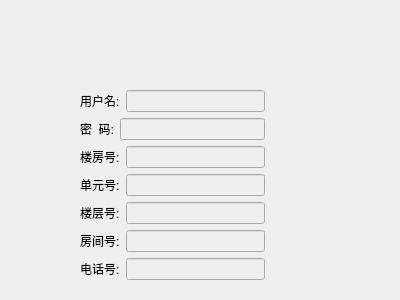
<?xml version="1.0" encoding="UTF-8"?>
<ui version="4.0">
 <class>userinfoDialog</class>
 <widget class="QDialog" name="userinfoDialog">
  <property name="geometry">
   <rect>
    <x>0</x>
    <y>0</y>
    <width>400</width>
    <height>300</height>
   </rect>
  </property>
  <property name="windowTitle">
   <string>Dialog</string>
  </property>
  <widget class="QWidget" name="layoutWidget">
   <property name="geometry">
    <rect>
     <x>80</x>
     <y>90</y>
     <width>185</width>
     <height>192</height>
    </rect>
   </property>
   <layout class="QVBoxLayout" name="verticalLayout">
    <item>
     <layout class="QHBoxLayout" name="horizontalLayout">
      <item>
       <widget class="QLabel" name="label">
        <property name="text">
         <string>用户名:</string>
        </property>
       </widget>
      </item>
      <item>
       <widget class="QLineEdit" name="lineEdit">
        <property name="enabled">
         <bool>false</bool>
        </property>
       </widget>
      </item>
     </layout>
    </item>
    <item>
     <layout class="QHBoxLayout" name="horizontalLayout_2">
      <item>
       <widget class="QLabel" name="label_2">
        <property name="text">
         <string>密  码:</string>
        </property>
       </widget>
      </item>
      <item>
       <widget class="QLineEdit" name="lineEdit_2">
        <property name="enabled">
         <bool>false</bool>
        </property>
       </widget>
      </item>
     </layout>
    </item>
    <item>
     <layout class="QHBoxLayout" name="horizontalLayout_3">
      <item>
       <widget class="QLabel" name="label_3">
        <property name="text">
         <string>楼房号:</string>
        </property>
       </widget>
      </item>
      <item>
       <widget class="QLineEdit" name="lineEdit_3">
        <property name="enabled">
         <bool>false</bool>
        </property>
       </widget>
      </item>
     </layout>
    </item>
    <item>
     <layout class="QHBoxLayout" name="horizontalLayout_4">
      <item>
       <widget class="QLabel" name="label_4">
        <property name="text">
         <string>单元号:</string>
        </property>
       </widget>
      </item>
      <item>
       <widget class="QLineEdit" name="lineEdit_4">
        <property name="enabled">
         <bool>false</bool>
        </property>
       </widget>
      </item>
     </layout>
    </item>
    <item>
     <layout class="QHBoxLayout" name="horizontalLayout_5">
      <item>
       <widget class="QLabel" name="label_5">
        <property name="text">
         <string>楼层号:</string>
        </property>
       </widget>
      </item>
      <item>
       <widget class="QLineEdit" name="lineEdit_5">
        <property name="enabled">
         <bool>false</bool>
        </property>
       </widget>
      </item>
     </layout>
    </item>
    <item>
     <layout class="QHBoxLayout" name="horizontalLayout_6">
      <item>
       <widget class="QLabel" name="label_6">
        <property name="text">
         <string>房间号:</string>
        </property>
       </widget>
      </item>
      <item>
       <widget class="QLineEdit" name="lineEdit_6">
        <property name="enabled">
         <bool>false</bool>
        </property>
       </widget>
      </item>
     </layout>
    </item>
    <item>
     <layout class="QHBoxLayout" name="horizontalLayout_7">
      <item>
       <widget class="QLabel" name="label_7">
        <property name="text">
         <string>电话号:</string>
        </property>
       </widget>
      </item>
      <item>
       <widget class="QLineEdit" name="lineEdit_7">
        <property name="enabled">
         <bool>false</bool>
        </property>
       </widget>
      </item>
     </layout>
    </item>
   </layout>
  </widget>
 </widget>
 <resources/>
 <connections/>
</ui>
